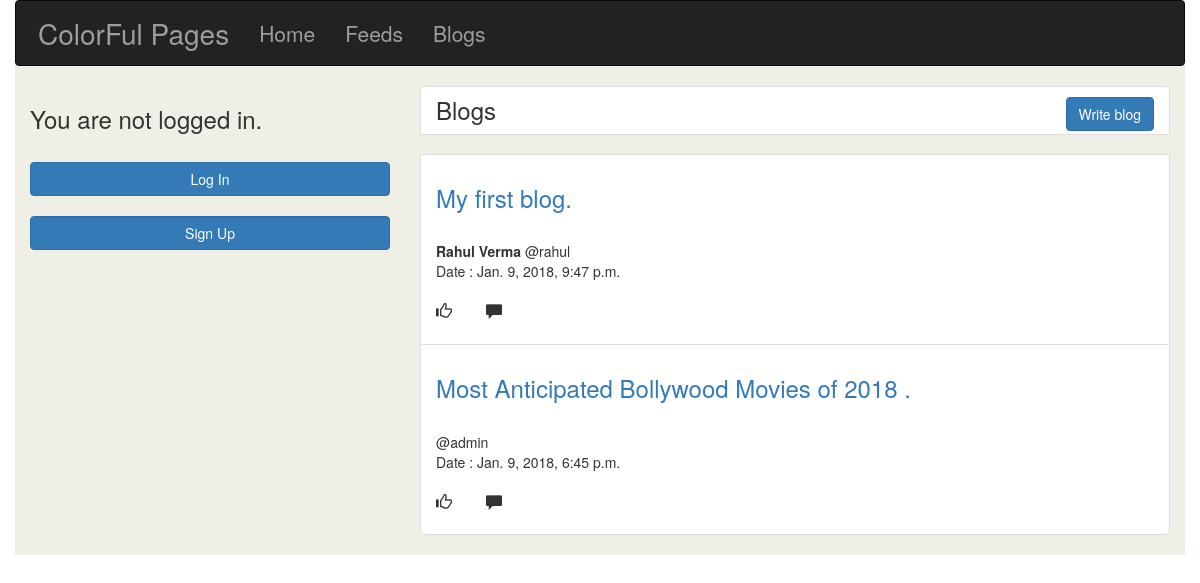
/, run on an earlier commit of the app's database.
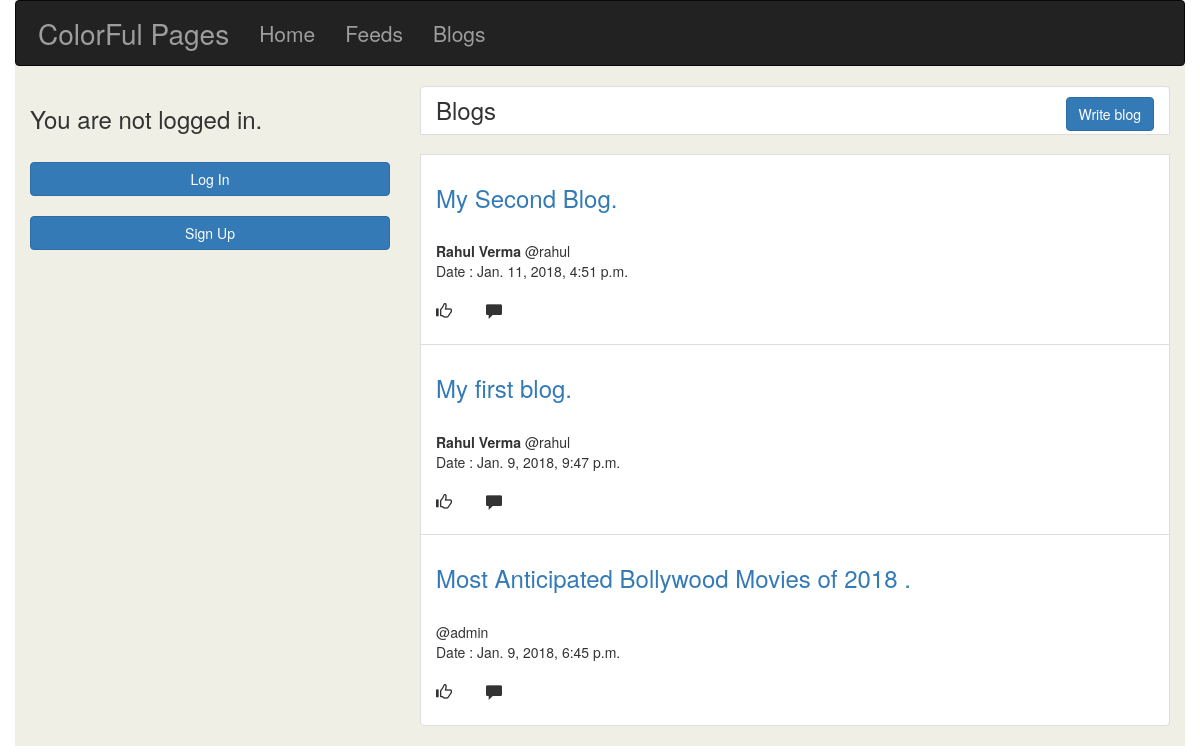
And on a later commit of the database.
### blogs/models.py (models this page shows, shortened)
class Blog(models.Model):
	title = models.CharField(max_length=255, null=False, unique=True)
	user = models.ForeignKey(User, on_delete=models.CASCADE)
	content = models.TextField(max_length=2000)
	create_date = models.DateTimeField(auto_now_add=True)
	likes = models.IntegerField(default=0)
	comments = models.IntegerField(default=0)

### CFPages/views.py (the view)
# urls.py: 2. Add a URL to urlpatterns:  path('', views.home, name='home')
def home(request):
	blogs = Blog.objects.all().order_by('-create_date')
	content = {'blogs': blogs}
	return render(request, 'home.html', content)

### templates/home.html
{% extends 'base.html' %}
{% block body %}
		<ul class="list-group">
			<li class="list-group-item">
				<b class="h3">Blogs</b>
				<a href="/blogs/blog_form/" class="btn btn-primary pull-right" style="color:white;">Write blog</a><br>
			</li><br>
			{% for blog in blogs %}
				<li class="list-group-item">
					<div class="h3">
						<a href="/blogs/{{blog.id}}">{{blog.title}}</a>
				    </div><br>
					<div class="float-right"> <b>{{blog.user.first_name}} {{blog.user.last_name}}</b> @{{blog.user.username}}<br>
					Date : {{blog.create_date}}
					</div><br>
					<div class="float-left">
						<p><span style="display: inline-block; width: 50px;" class="glyphicon glyphicon-thumbs-up"></span><span class="glyphicon glyphicon-comment"></span></p>
					</div>
				</li>
			{% endfor %}
		</ul>
{% endblock %}

What changed in the data, as far as the page shows it:
added Blog: title "My Second Blog.", user.first_name "Rahul", user.last_name "Verma", user.username "rahul", create_date "Jan. 11, 2018, 4:51 p.m."
